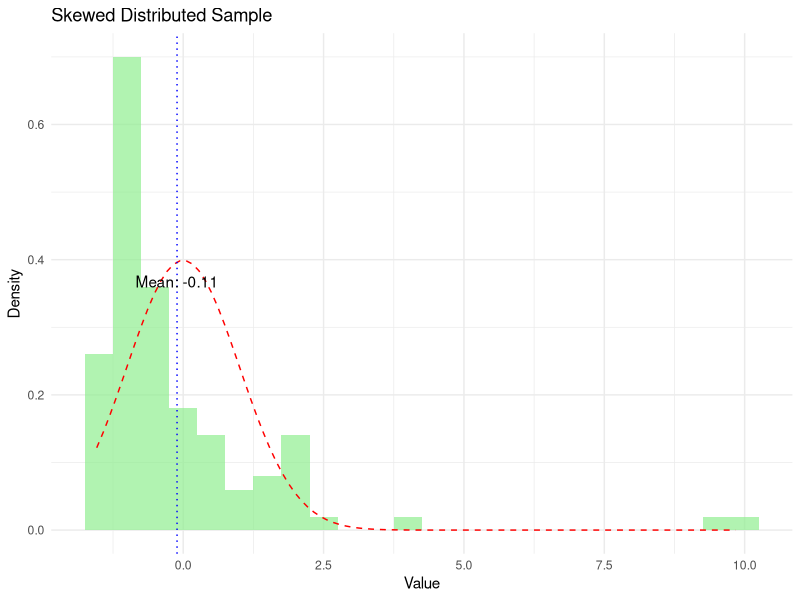
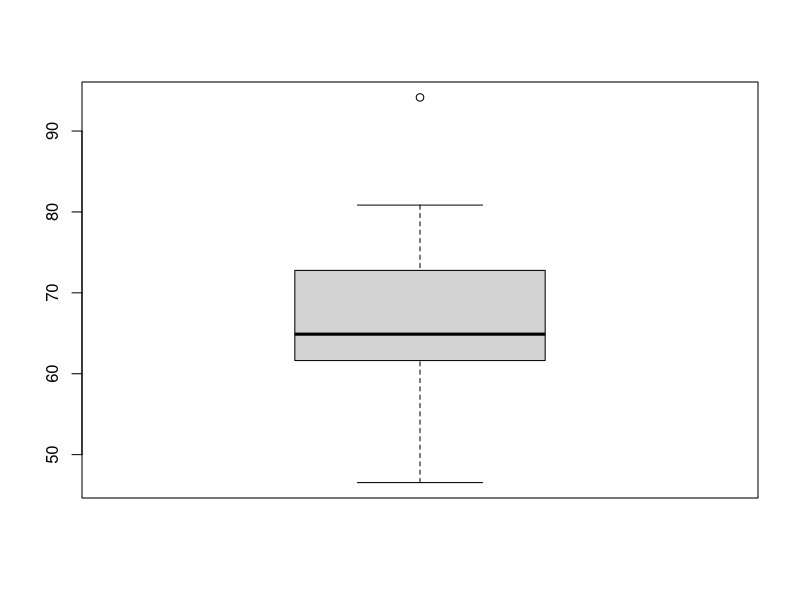
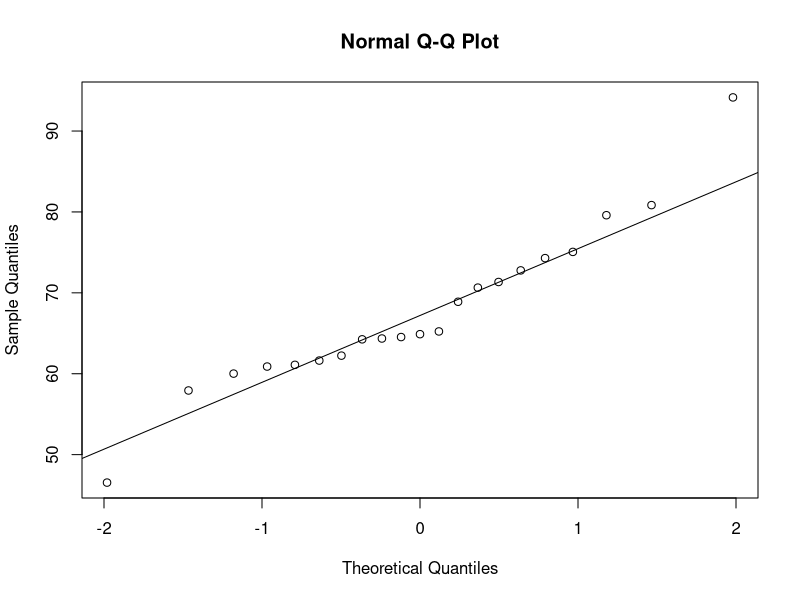
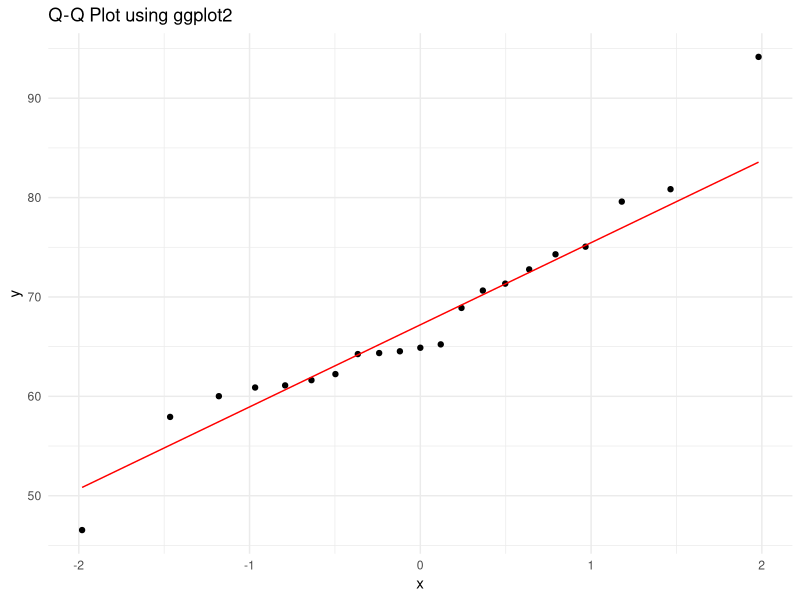
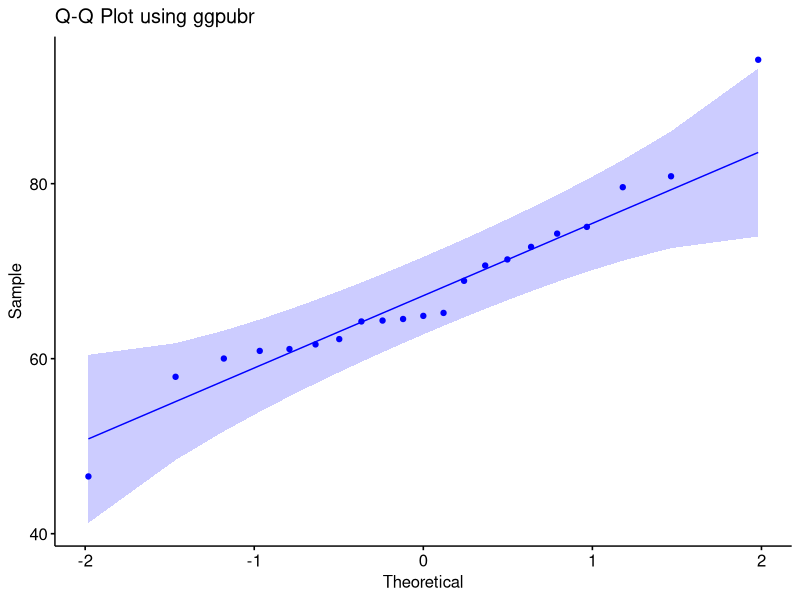
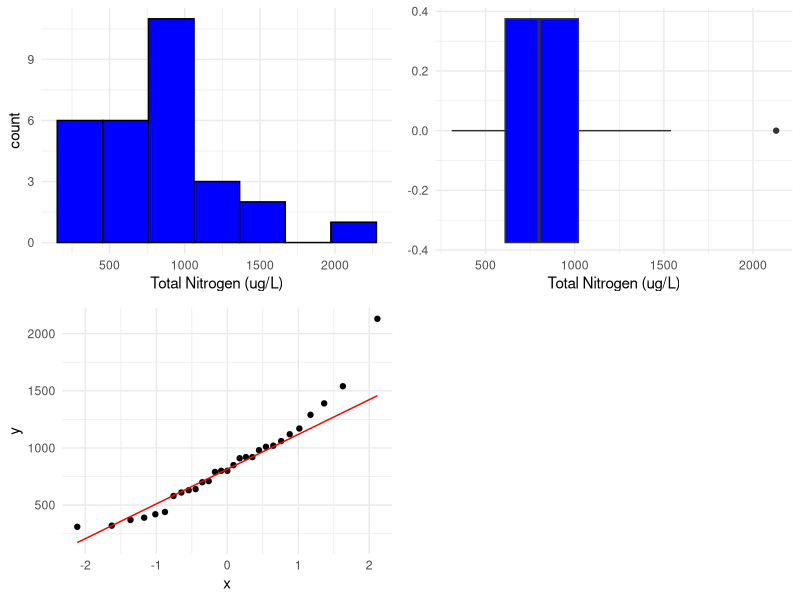
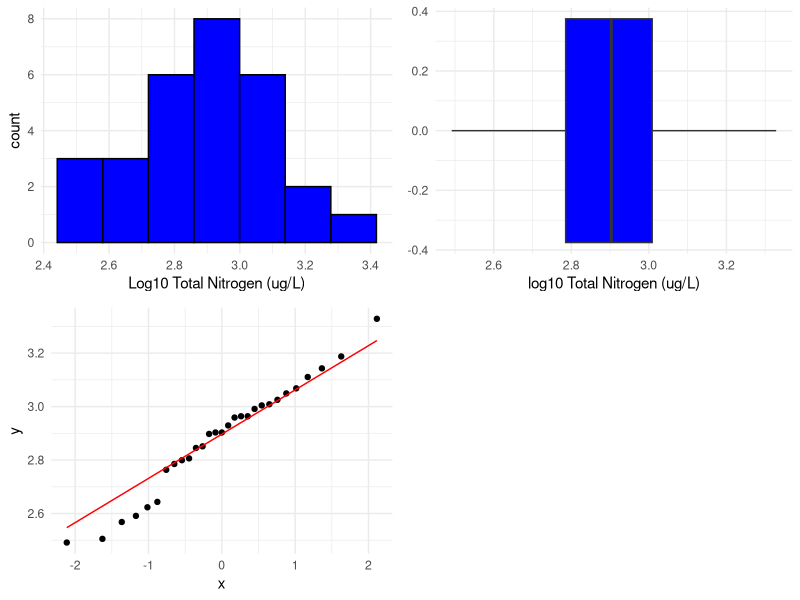

Generate these figures, in order, with R:
## ---- chunk 1
library(ggplot2)

# Assuming 'skewed_sample' is your skewed data. For this example, let's simulate it
set.seed(0) # For reproducibility
skewed_sample <- rlnorm(100, meanlog = 0, sdlog = 1) - exp(0.5) # Skewed data, centered around 0

# Create a data frame for ggplot
data <- data.frame(value = skewed_sample)

# Plot
p <- ggplot(data, aes(x = value)) +
  geom_histogram(aes(y = ..density..), binwidth = 0.5, fill = "lightgreen", alpha = 0.7) +
  stat_function(fun = dnorm, args = list(mean = 0, sd = 1), color = "red", linetype = "dashed") +
  labs(title = "Skewed Distributed Sample", x = "Value", y = "Density") +
  theme_minimal() +
  geom_vline(aes(xintercept = mean(value)), color = "blue", linetype = "dotted") +
  annotate("text", x = mean(skewed_sample), y = 0.35, label = paste("Mean:", round(mean(skewed_sample), 2)), vjust = -0.5)
## ---- chunk 2
print(p)
## ---- chunk 3
set.seed(1234)
heart_rate <- rnorm(21, mean = 70, sd = 10)
## ---- chunk 4
stem(heart_rate)
## ---- chunk 5
boxplot(heart_rate)
## ---- chunk 6
summary(heart_rate)
## ---- chunk 7
shapiro.test(heart_rate)
## ---- chunk 8
#| code-fold: true
#| fig-height: 3.5

qqnorm(heart_rate)
qqline(heart_rate)
## ---- chunk 9
#| code-fold: true
#| fig-height: 3.5

library(ggplot2)
ggplot(mapping = aes(sample = heart_rate)) +
  stat_qq() +
  stat_qq_line(color = "red") +
  ggtitle("Q-Q Plot using ggplot2") +
  theme_minimal()
## ---- chunk 10
#| code-fold: true
#| fig-height: 3.5

library(ggpubr)
ggqqplot(heart_rate, 
         main = "Q-Q Plot using ggpubr",
         color = "blue") 
## ---- chunk 11
t.test(heart_rate,
  mu = 70,
  alternative = "two.sided",
  conf.level = 0.95
)
## ---- chunk 12
qt(0.975, df = 20)
## ---- chunk 13
TN <- read.csv("data/TN_Wallacia.csv")
str(TN)
mean(TN$TN, na.rm = TRUE) # na.rm=TRUE if we have missing values
median(TN$TN, na.rm = TRUE)
## ---- chunk 14
library(ggplot2)
library(gridExtra)

# Histogram
p1 <- ggplot(TN, aes(x = TN)) +
  geom_histogram(
    fill = "blue", color = "black",
    bins = 7
  ) +
  xlab("Total Nitrogen (ug/L)") +
  theme_minimal()

# Boxplot
p2 <- ggplot(TN, aes(x = TN)) +
  geom_boxplot(fill = "blue") +
  xlab("Total Nitrogen (ug/L)") +
  theme_minimal()

# Q-Q plot
p3 <- ggplot(TN, aes(sample = TN)) +
  stat_qq() +
  stat_qq_line(col = "red") +
  theme_minimal()

## ---- chunk 15
# Arrange the plots in a 2x2 layout
grid.arrange(p1, p2, p3, ncol = 2)
## ---- chunk 16
shapiro.test(TN$TN)
## ---- chunk 17
# Let's try a log10 transformation
# We start by creating a new column in our data frame called log10_TN
# We then take the log10 of the TN column and store it in the new column
TN$log10_TN <- log10(TN$TN)
## ---- chunk 18
10^mean(TN$log10_TN)
## ---- chunk 19
library(ggplot2)
library(gridExtra)

# Histogram
p1 <- ggplot(TN, aes(x = log10_TN)) +
  geom_histogram(
    fill = "blue", color = "black",
    bins = 7
  ) +
  xlab("Log10 Total Nitrogen (ug/L)") +
  theme_minimal()

# Boxplot
p2 <- ggplot(TN, aes(x = log10_TN)) +
  geom_boxplot(fill = "blue") +
  xlab("log10 Total Nitrogen (ug/L)") +
  theme_minimal()

# Q-Q plot
p3 <- ggplot(TN, aes(sample = log10_TN)) +
  stat_qq() +
  stat_qq_line(col = "red") +
  theme_minimal()

## ---- chunk 20
# Arrange the plots in a 2x2 layout
grid.arrange(p1, p2, p3, ncol = 2)
## ---- chunk 21
shapiro.test(TN$log10_TN)
## ---- chunk 22
t.test(TN$log10_TN,
  mu = log10(500),
  alternative = "two.sided",
  conf.level = 0.95
)
## ---- chunk 23
10^(2.81)
10^(2.97)
## ---- chunk 24
t.test(TN$log10_TN,
  mu = log10(500),
  alternative = "greater",
  conf.level = 0.95
)
